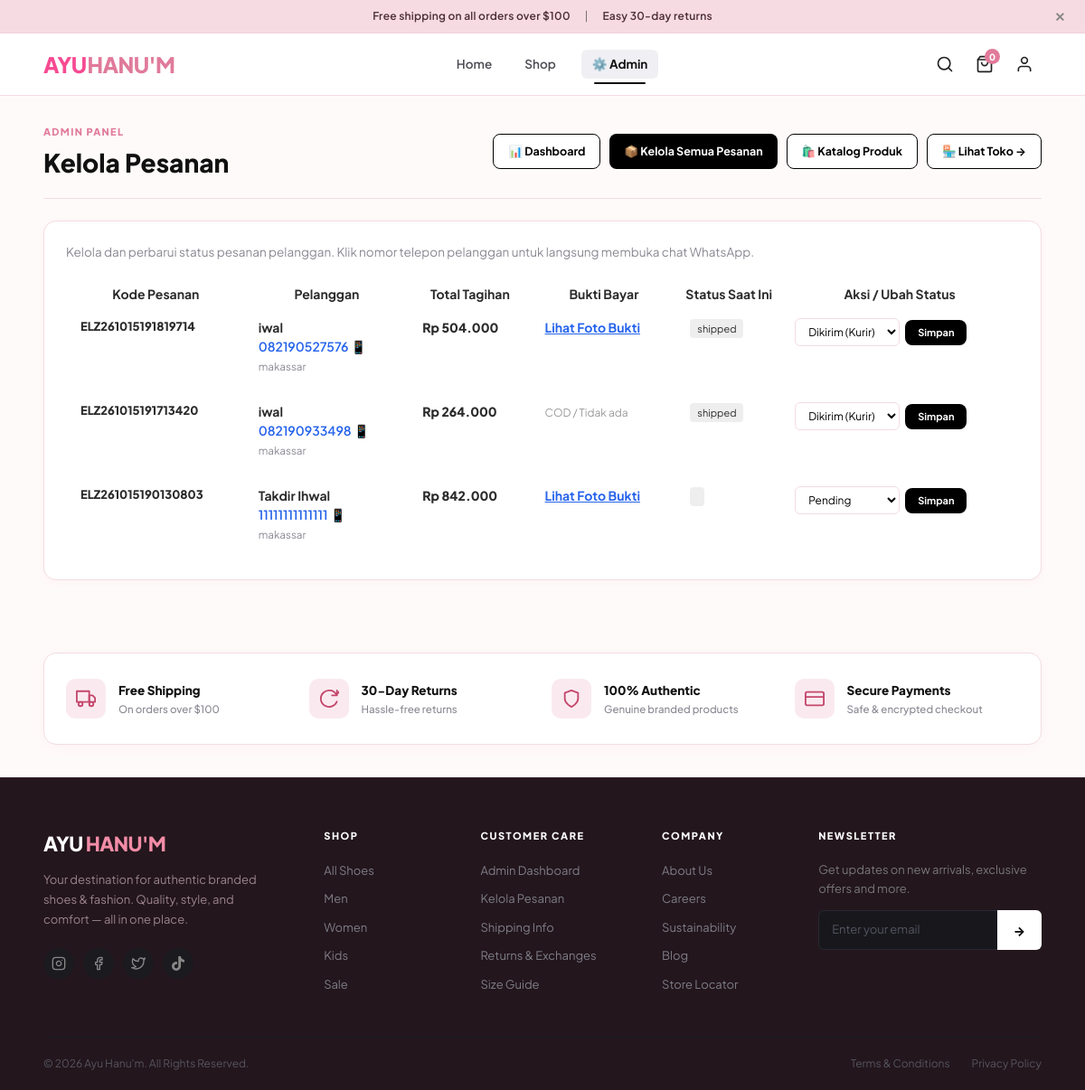
Screenshot of /admin_orders.php with the database file from the repository.
### tables this page shows
CREATE TABLE `orders` (
  `id` int NOT NULL,
  `order_code` varchar(50) NOT NULL,
  `customer_name` varchar(120) NOT NULL,
  `phone` varchar(25) NOT NULL,
  `address` text NOT NULL,
  `location_url` varchar(500) DEFAULT NULL,
  `shipping_id` int NOT NULL,
  `payment_id` int NOT NULL,
  `subtotal` int NOT NULL DEFAULT '0',
  `shipping_cost` int NOT NULL DEFAULT '0',
  `total` int NOT NULL DEFAULT '0',
  `payment_proof` varchar(255) DEFAULT NULL,
  `status` enum('pending','paid','shipped','done','cancelled') NOT NULL DEFAULT 'pending',
  `created_at` timestamp NOT NULL DEFAULT CURRENT_TIMESTAMP
);

### includes/functions.php (called while the page is built, shortened)
<?php
function rupiah($angka)
{
    return "Rp " . number_format((float)$angka, 0, ",", ".");
}
?>

### admin_orders.php (the view, shortened to what this page needs)
<?php
require_once 'config.php';
require_once 'includes/functions.php';
$result = $conn->query("SELECT * FROM orders ORDER BY id DESC");
$orders = $result ? $result->fetch_all(MYSQLI_ASSOC) : [];
include 'includes/header.php';
?>
<div class="page-wrap">
    <div style="display: flex; justify-content: space-between; align-items: center; flex-wrap: wrap; gap: 16px; margin-bottom: 24px; border-bottom: 1px solid var(--border); padding-bottom: 18px;">
        <div>
            <span style="font-size: 11px; font-weight: 800; letter-spacing: .12em; text-transform: uppercase; color: var(--orange);">ADMIN PANEL</span>
            <h1 style="font-size: 2rem; font-weight: 900; margin: 4px 0 0; color: #111;">Kelola Pesanan</h1>
        </div>
        <div style="display: flex; gap: 10px; flex-wrap: wrap;">
            <a href="admin.php" class="btn btn-outline" style="font-size: 12.5px; padding: 9px 16px;">
                📊 Dashboard
            </a>
            <a href="admin_orders.php" class="btn btn-primary" style="font-size: 12.5px; padding: 9px 16px;">
                📦 Kelola Semua Pesanan
            </a>
            <a href="products.php" class="btn btn-outline" style="font-size: 12.5px; padding: 9px 16px;">
                🛍️ Katalog Produk
            </a>
            <a href="index.php" class="btn btn-outline" style="font-size: 12.5px; padding: 9px 16px;">
                🏪 Lihat Toko &rarr;
            </a>
        </div>
    </div>
    <div style="background: #fff; border: 1px solid var(--border); border-radius: var(--radius); padding: 24px; box-shadow: var(--shadow-sm);">
        <p style="color: var(--gray); margin-bottom: 24px; font-size: 13.5px;">
            Kelola dan perbarui status pesanan pelanggan. Klik nomor telepon pelanggan untuk langsung membuka chat WhatsApp.
        </p>
        <?php if (empty($orders)): ?>
            <div style="padding: 40px; text-align: center;">
                <p style="color: var(--gray); margin: 0;">Belum ada pesanan yang masuk.</p>
            </div>
        <?php else: ?>
            <div style="overflow-x: auto;">
                <table class="data-table" style="width: 100%;">
                    <thead>
                        <tr>
                            <th>Kode Pesanan</th>
                            <th>Pelanggan</th>
                            <th>Total Tagihan</th>
                            <th>Bukti Bayar</th>
                            <th>Status Saat Ini</th>
                            <th>Aksi / Ubah Status</th>
                        </tr>
                    </thead>
                    <tbody>
                        <?php foreach ($orders as $ord): ?>
                            <tr>
                                <td style="padding: 14px; vertical-align: top; font-weight: 800; font-size: 13px;">
                                    <?= htmlspecialchars($ord['order_code']) ?>
                                </td>
                                <td style="padding: 14px; vertical-align: top;">
                                    <strong><?= htmlspecialchars($ord['customer_name']) ?></strong><br>
                                    <a href="https://wa.me/<?= preg_replace('/[^0-9]/', '', $ord['phone']) ?>" target="_blank" rel="noopener" style="color: #2563eb; font-weight: 600;">
                                        <?= htmlspecialchars($ord['phone']) ?> 📱
                                    </a><br>
                                    <small style="color: var(--gray);"><?= htmlspecialchars($ord['address']) ?></small>
                                </td>
                                <td style="padding: 14px; vertical-align: top; font-weight: 800;">
                                    <?= rupiah($ord['total']) ?>
                                </td>
                                <td style="padding: 14px; vertical-align: top;">
                                    <?php if (!empty($ord['payment_proof'])): ?>
                                        <a href="<?= htmlspecialchars($ord['payment_proof']) ?>" target="_blank" rel="noopener" style="color: #2563eb; font-weight: 700; text-decoration: underline;">
                                            Lihat Foto Bukti
                                        </a>
                                    <?php else: ?>
                                        <span style="color: #999; font-size: 12px;">COD / Tidak ada</span>
                                    <?php endif; ?>
                                </td>
                                <td style="padding: 14px; vertical-align: top;">
                                    <?php
                                    $status = $ord['status'] ?? 'pending';
                                    $statusBadge = [
                                        'pending'    => '<span style="background:#fef3c7; color:#92400e; padding:4px 8px; border-radius:4px; font-size:11px; font-weight:700;">Menunggu Pembayaran</span>',
                                        'processing' => '<span style="background:#e0f2fe; color:#0369a1; padding:4px 8px; border-radius:4px; font-size:11px; font-weight:700;">Diproses / Dikemas</span>',
                                        'shipped'    => '<span style="background:#e0e7ff; color:#3730a3; padding:4px 8px; border-radius:4px; font-size:11px; font-weight:700;">Dalam Pengiriman</span>',
                                        'completed'  => '<span style="background:#dcfce7; color:#15803d; padding:4px 8px; border-radius:4px; font-size:11px; font-weight:700;">Selesai / Diterima</span>',
                                        'done'       => '<span style="background:#dcfce7; color:#15803d; padding:4px 8px; border-radius:4px; font-size:11px; font-weight:700;">Selesai / Diterima</span>',
                                        'cancelled'  => '<span style="background:#fee2e2; color:#991b1b; padding:4px 8px; border-radius:4px; font-size:11px; font-weight:700;">Dibatalkan</span>'
                                    ];
                                    echo $statusBadge[$status] ?? '<span style="background:#eee; padding:4px 8px; border-radius:4px; font-size:11px;">' . htmlspecialchars($status) . '</span>';
                                    ?>
                                </td>
                                <td style="padding: 14px; vertical-align: top;">
                                    <form method="POST" style="display: flex; gap: 6px; align-items: center;">
                                        <select name="status" style="padding: 6px 10px; border-radius: 6px; border: 1px solid var(--border); font-size: 12px; background: #fff;">
                                            <option value="pending" <?= $status === 'pending' ? 'selected' : '' ?>>Pending</option>
                                            <option value="shipped" <?= $status === 'shipped' ? 'selected' : '' ?>>Dikirim (Kurir)</option>
                                        </select>
                                        <button type="submit" name="update_status" class="btn btn-primary" style="padding: 6px 14px; font-size: 11px;">Simpan</button>
                                    </form>
                                </td>
                            </tr>
                        <?php endforeach; ?>
                    </tbody>
                </table>
            </div>
        <?php endif; ?>
    </div>
</div>
<?php include 'includes/footer.php'; ?>

### assets/style.css (style rules this page uses)
*, *::before, *::after { box-sizing: border-box; margin: 0; padding: 0; }
html { scroll-behavior: smooth; font-size: 14px; }
body { font-family: 'Plus Jakarta Sans', -apple-system, BlinkMacSystemFont, "Segoe UI", Roboto, sans-serif; color: #2b2b2b; background: #fffafa; line-height: 1.5; -webkit-font-smoothing: antialiased; }
a { text-decoration: none; color: inherit; transition: color .2s, opacity .2s; }
button, input, select, textarea { font: inherit; }
:root { --black: #1a1a1a; --dark: #222222; --white: #ffffff; --red: #d94b76; --orange: #e07a9b; --pink-primary: #f28ca7; --pink-soft: #fce8ee; --pink-bg: #fff5f7; --gold: #d4af37; --gray-dark: #4a4a52; --gray: #888892; --gray-lt: #faf5f6; --gray-card: #fdf2f4; --border: #f3dce3; --border-dark: #28282c; --radius-sm: 8px; --radius: 14px; --radius-lg: 20px; --shadow-sm: 0 2px 8px rgba(220, 120, 150, .06); --shadow: 0 8px 24px rgba(220, 120, 150, .10); --wrap: 1240px; }
.page-wrap { width: 92%; max-width: var(--wrap); margin: 0 auto; padding: 28px 0 56px; }
.btn { display: inline-flex; align-items: center; justify-content: center; gap: 8px; padding: 11px 24px; border-radius: var(--radius-sm); font-size: 13px; font-weight: 700; border: none; cursor: pointer; transition: background .2s, transform .15s; }
.btn-primary { background: #000; color: #fff; }
.btn-outline-red, .btn-outline { background: #fff; color: #000; border: 1.5px solid #000; }

### rows the page displays
orders: order_code "ELZ261015191819714", customer_name "iwal", phone "082190527576", address "makassar", total "Rp 504.000", status "shipped", status "Dikirim (Kurir)"
orders: order_code "ELZ261015191713420", customer_name "iwal", phone "082190933498", address "makassar", total "Rp 264.000", payment_proof "COD / Tidak ada", status "shipped", status "Dikirim (Kurir)"
orders: order_code "ELZ261015190130803", customer_name "Takdir Ihwal", phone "11111111111111", address "makassar", total "Rp 842.000"

### other values shown
cart_count() "0"
